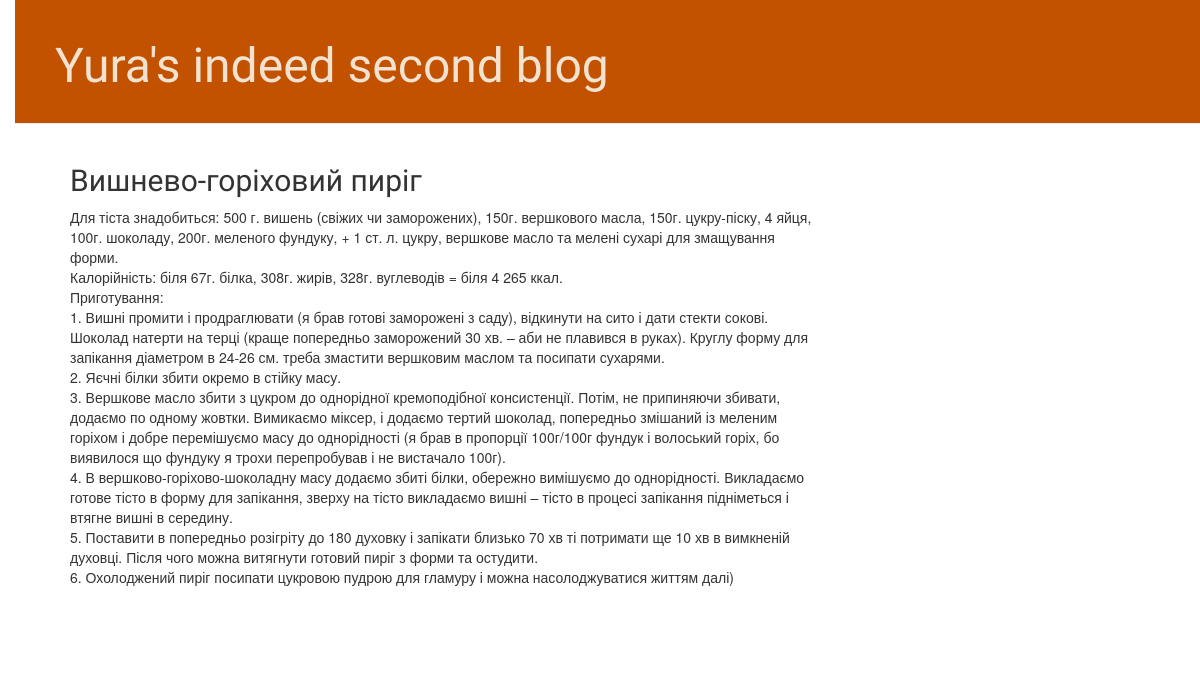
Before: /post/1/ with the older database file.
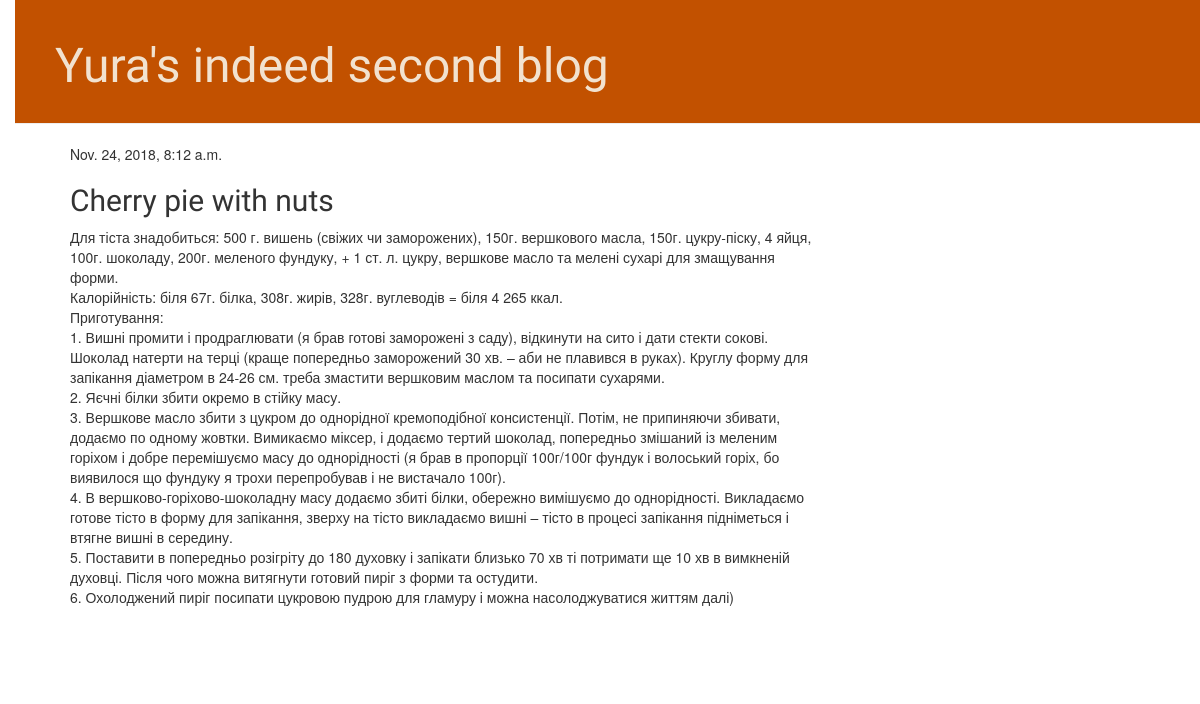
After: the same page with the newer database file.
### blog/models.py (models this page shows, shortened)
class Post(models.Model):
    author = models.ForeignKey(settings.AUTH_USER_MODEL, on_delete=models.CASCADE)
    title = models.CharField(max_length=200)
    text = models.TextField()
    created_date = models.DateTimeField(default=timezone.now)
    published_date = models.DateTimeField(blank=True, null=True)

### blog/views.py (the view)
# urls.py: path('post/<int:pk>/', views.post_detail, name='post_detail'),
def post_detail(request, pk):
    post = get_object_or_404(Post, pk=pk)
    return render(request, 'blog/post_detail.html', {'post': post})

### blog/templates/blog/post_detail.html (shortened to what this page needs)
{% extends 'blog/base.html' %}
{% block content %}
    <div class="post">
        {% if post.published_date %}
            <div class="date">
                {{ post.published_date }}
            </div>
        {% endif %}
        <h2>{{ post.title }}</h2>
        <p>{{ post.text|linebreaksbr }}</p>
    </div>
{% endblock %}

### blog/templates/blog/base.html (shortened to what this page needs)
{% load static %}
<html>
    <head>
        <link rel="stylesheet" href="//maxcdn.bootstrapcdn.com/bootstrap/3.2.0/css/bootstrap.min.css">
        <link rel="stylesheet" href="//maxcdn.bootstrapcdn.com/bootstrap/3.2.0/css/bootstrap-theme.min.css">
        <link rel="stylesheet" href="{% static 'css/blog.css' %}">
    </head>
    <body>
        <div class="page-header">
            <h1><a href="/">Yura's indeed second blog</a></h1>
        </div>
        <div class="content container">
            <div class="row">
                <div class="col-md-8">
                {% block content %}
                {% endblock %}
                </div>
            </div>
        </div>
    </body>
</html>

### blog/static/css/blog.css (style rules this page uses)
h1 a, h2 a { color: #907d6f; font-family: 'Lobster'; }
body { padding-left: 15px; }
.page-header { background-color: #C25100; margin-top: 0; padding: 20px 20px 20px 40px; }
.page-header h1, .page-header h1 a, .page-header h1 a:visited, .page-header h1 a:active { color: #f2e2cf; font-size: 36pt; text-decoration: none; }
.content { margin-left: 40px; }
h1, h2, h3, h4 { font-family: 'Lobster', cursive; }
.date { color: ##810c13; }
.post { margin-bottom: 70px; }

Changed rows visible on the page:
changed Post: published_date (not shown) → "Nov. 24, 2018, 8:12 a.m."; title "Вишнево-горіховий пиріг" → "Cherry pie with nuts"
